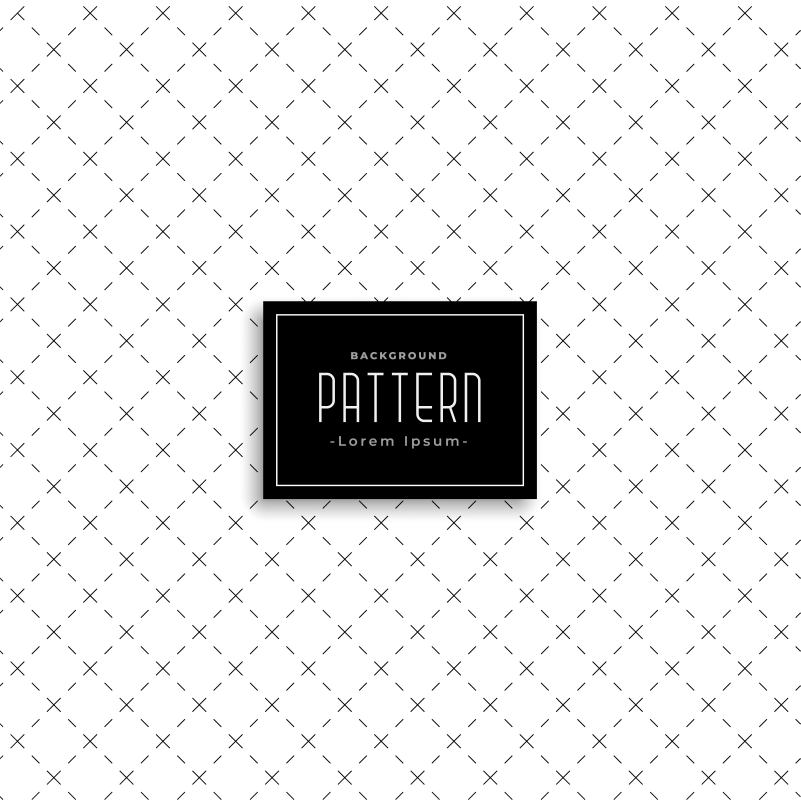
#> input picture Day85/14377.jpg, 4001 x 4001 px (shown at 1/5 size)
$ python watermark.py
#> lines starting #> are read from the running program, lines starting #| are printed output that depends on the picture
from PIL import Image, ImageTk, ImageDraw
import tkinter as tk
from tkinter.filedialog import askopenfilename, asksaveasfilename


def open_file():
    browse_text.set("Loading...")
    photo_name = askopenfilename(title="Select A File")
    if photo_name:
        image = Image.open(photo_name).convert("RGBA")
        wm_image = Image.open("14377.jpg").convert("RGBA")

        # Size watermark relative to size of base image
        wm_resized = wm_image.resize((round(image.size[0] * .35), round(image.size[1] * .35)))
        wm_mask = wm_resized.convert("RGBA")

        # Set position to lower right corner
        position = (image.size[0] - wm_resized.size[0], image.size[1] - wm_resized.size[1])

        transparent = Image.new('RGBA', image.size, (0, 0, 0, 0))
        transparent.paste(image, (0, 0))
        transparent.paste(wm_mask, position, mask=wm_mask)
        transparent.show()

        # Save watermarked photo
        finished_img = transparent.convert("RGB")
        finished_img_name = photo_name[:-4] + " WM.jpg"
        finished_img.save(finished_img_name)

        success_text.set(f"Success!  File saved to {finished_img_name}.")

        browse_text.set("Browse")


def quit():
    root.destroy()


# GUI should allow you to select photo / path to add images,
#  Outgoing photo name / path
root = tk.Tk()
root.title("Photo Watermark App")

canvas = tk.Canvas(root, width=600, height=500)
canvas.grid(columnspan=5, rowspan=4)

logo = Image.open(askopenfilename())
#> the answer given: 14377.jpg
#> logo is the input picture: PIL image 4001x4001 RGB; min 0, max 255, mean 229.1
logo = logo.resize((200, 200))
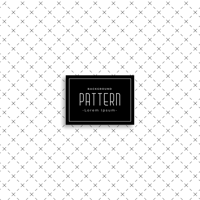
#> logo: PIL image 200x200 RGB; min 0, max 255, mean 228.7
logo = ImageTk.PhotoImage(logo)
logo_label = tk.Label(image=logo)
logo_label.image = logo
logo_label.grid(column=3, row=0)

instruction_label = tk.Label(root, text="Select photo to watermark.", font="Ariel")
instruction_label.grid(columnspan=5, column=0, row=1)

# Browse dialog button
browse_text = tk.StringVar()
browse_btn = tk.Button(root, command=open_file, textvariable=browse_text, font="Ariel", bg="#20bebe", fg="white",
                       height=2, width=15)
browse_text.set("Browse")
browse_btn.grid(column=2, row=2)

# Success Message
success_text = tk.StringVar()
success_text.set(" ")
success_label = tk.Label(root, textvariable=success_text)
success_label.grid(columnspan=5, column=0, row=3)

# Cancel Button
cancel_btn = tk.Button(root, text="Quit", command=quit, font="Ariel", bg="#20bebe", fg="white", height=2, width=15)
cancel_btn.grid(column=4, row=2, padx=10)

root.mainloop()
